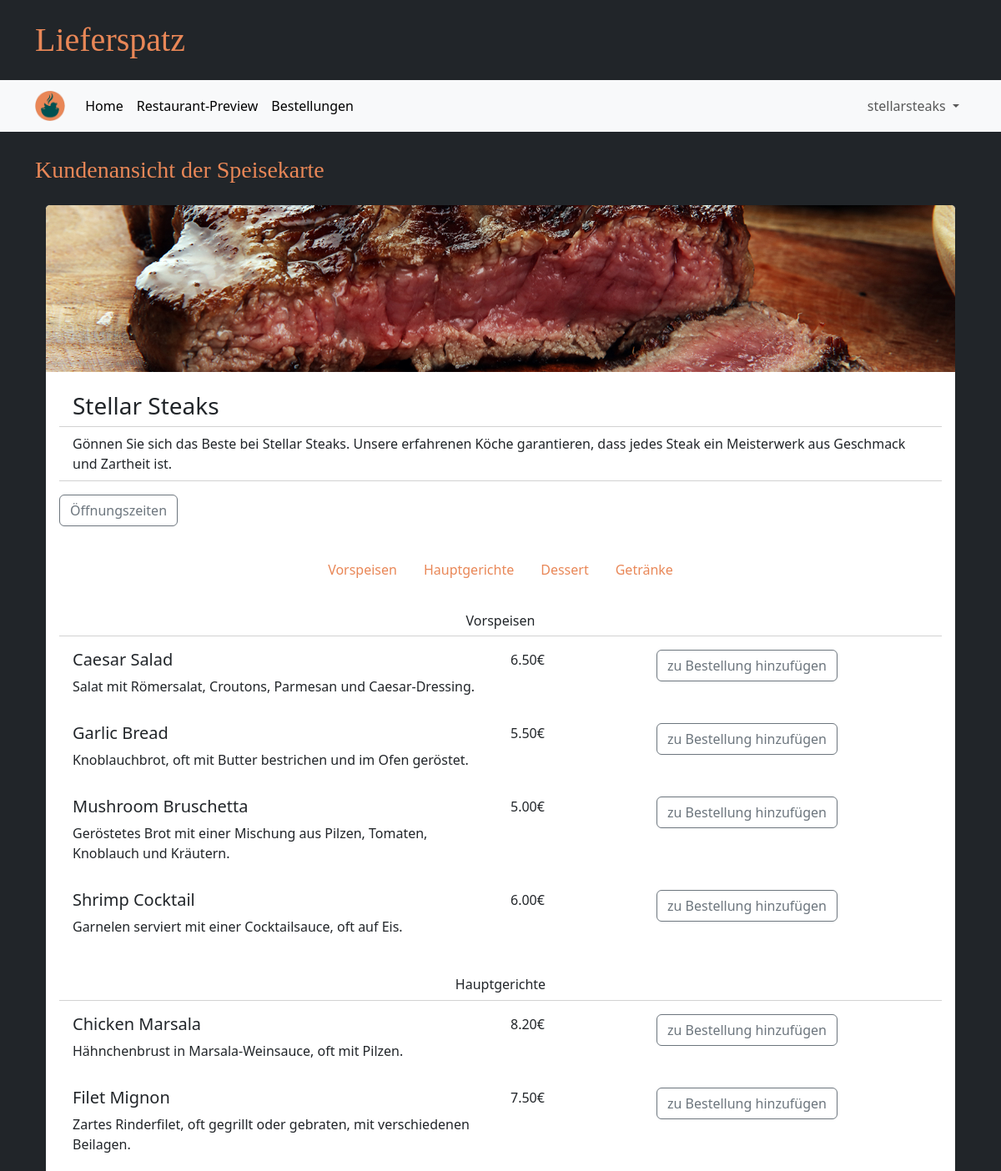
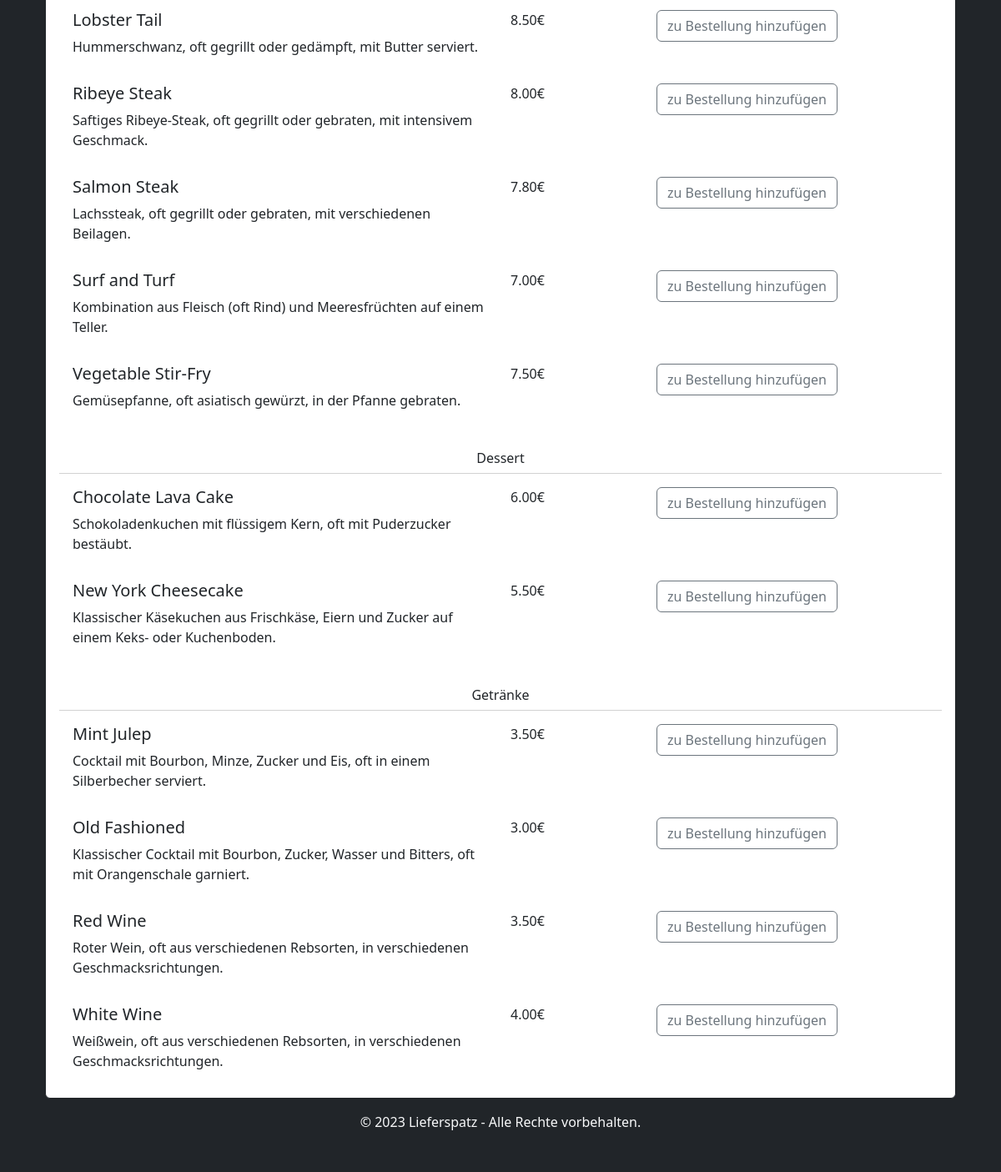
Screenshot of /menue_preview/stellarsteaks (signed in) with the database file from the repository (2 pictures, top to bottom).
### tables this page shows
CREATE TABLE GeschaeftsAccount(
            Username TEXT PRIMARY KEY NOT NULL,
            Passwort TEXT NOT NULL,
            Restaurantname TEXT NOT NULL,
            Beschreibung TEST NOT NULL,
            Strasse TEXT NOT NULL,
            Hausnummer INTEGER NOT NULL,
            Plz INTEGER NOT NULL
        );

CREATE TABLE Item(
            ID INTEGER NOT NULL,
            Restaurant TEXT NOT NULL,
            Name TEXT NOT NULL,
            Kategorie TEXT CHECK(Kategorie IN ('Vorspeise', 'Hauptgericht', 'Dessert', 'Getränk')),
            IBeschreibung TEXT NOT NULL DEFAULT '',
            Preis INTEGER NOT NULL,
            Deaktiviert INTEGER DEFAULT 0 CHECK(Deaktiviert IN (0, 1)),
            PRIMARY KEY (ID),
            FOREIGN KEY (Restaurant) REFERENCES GeschaeftsAccount(username),
            UNIQUE(Restaurant, Name, Kategorie, IBeschreibung, Preis)                 
        );

### main.py (the view)
@app.route("/menue_preview/<username>", methods=["GET", "POST"])
def menue_preview_page(username):
    if "user" in session:
        restaurant = database.get_restaurant(username)
        restaurant["times"] = database.get_business_hours(username)
        image_names = os.listdir(app.config['UPLOAD_FOLDER'])
        image_tuples = list(map(os.path.splitext, image_names))
        restaurant["image_path"] = "test1.jpeg"
        for index, value in enumerate(image_tuples):
            if username == value[0]:
                restaurant["image_path"] = 'business/' + value[0] + value[1]
                image_tuples.pop(index)
                break
        items = database.get_items(username)
        return render_template("menue_preview.html", restaurant=restaurant, items=items, weekdays=WEEKDAYS)
    else:
        return redirect(url_for("login_customer_page"))

### database.py (called while the page is built)
def getData(sql, params = ()):
    dbcon = sqlite3.connect("instance/db.db")
    cursor = dbcon.cursor()
    cursor.execute(sql, params)
    return cursor

def get_restaurant(username):
    request_pointer = getData("""SELECT Username, Restaurantname, Beschreibung, Strasse, Hausnummer, Plz
                              FROM GeschaeftsAccount
                              WHERE Username = ? """,(username,))
    result = request_pointer.fetchone()
    restaurant = {
            "username": result[0],
            "name": result[1],
            "description": result[2],
            "street": result[3],
            "housenumber": result[4],
            "postalcode": result[5]
        }
    return restaurant

def get_items(username):
    items = []
    request_pointer = getData("""SELECT *
                              FROM Item
                              WHERE Restaurant = ? AND Deaktiviert = 0
                              ORDER BY Kategorie DESC""", (username,))
    for entry in request_pointer.fetchall():
        item = {
            "id": entry[0],
            "restaurant": entry[1],
            "name": entry[2],
            "category": entry[3],
            "description": entry[4],
            "price": entry[5],
            "deactivated": entry[6]
        }
        items.append(item)
    return items

def get_business_hours(username):
    times = {}
    request_pointer = getData("""
        SELECT *
        FROM Oeffnungszeit
        WHERE GUsername = ?""",
        (username,))
    for entry in request_pointer.fetchall():
        times[entry[1]] = {
            "from": entry[2],
            "until": entry[3],
        }
    return times

### templates/menue_preview.html (shortened to what this page needs)
{% extends "base.html" %}
{% block heading %}Kundenansicht der Speisekarte{% endblock %}
{% block content %}
<div class="card border-dark">
      <img src="{{ url_for('static', filename=restaurant['image_path']) }}" class="card-img-top restau-image" alt="...">
      <div class="card-body">
        <h3 class="card-title card-header bg-transparent">{{ restaurant['name'] }}</h3>
        <p class="card-text card-header bg-transparent mb-3">{{ restaurant['description'] }}</p>
        <a class="btn btn-outline-secondary mb-2" data-bs-toggle="collapse" href="#collapseExample" role="button" aria-expanded="false" aria-controls="collapseExample">
          Öffnungszeiten
        </a>
        <ul class="nav nav-pills justify-content-center mt-4">
          <li class="nav-item">
            <a class="nav-link" href="#Vorspeisen">Vorspeisen</a>
          </li>
          <li class="nav-item">
            <a class="nav-link" href="#Hauptgerichte">Hauptgerichte</a>
          </li>
          <li class="nav-item">
            <a class="nav-link" href="#Dessert">Dessert</a>
          </li>
          <li class="nav-item">
            <a class="nav-link" href="#Getränke">Getränke</a>
          </li>
        </ul>
        <div class="mt-4">
          <h6 class ="text-center card-header bg-transparent">Vorspeisen</h6>
          {% for item in items %}
          {% if item['category'] == 'Vorspeise' %}
          <form class="card-body">
            <div class="row">
            <div class="col-6">
              <h5 class="card-titel">{{ item['name'] }}</h5>
              <p class="card-text">{{ item['description'] }}</p>
            </div>
              <p class="card-text col-2">{{ "%.2f" | format(item['price']/100) }}€</p>
            <div class="col-4">
            <button type="button" class="btn btn-outline-secondary">zu Bestellung hinzufügen</button>
          </div>
            </div>
          </form>
          {% endif %}
          {% endfor %}
        </div>
        <div class="mt-4">
          <h6 class ="text-center card-header bg-transparent">Hauptgerichte</h6>
          {% for item in items %}
          {% if item['category'] == 'Hauptgericht' %}
          <form class="card-body">
            <div class="row">
            <div class="col-6">
              <h5 class="card-titel">{{ item['name'] }}</h5>
              <p class="card-text">{{ item['description'] }}</p>
            </div>
              <p class="card-text col-2">{{ "%.2f" | format(item['price']/100) }}€</p>
            <div class="col-4">
            <button type="button" class="btn btn-outline-secondary">zu Bestellung hinzufügen</button>
          </div>
            </div>
          </form>
          {% endif %}
          {% endfor %}
        </div>
        <div class="mt-4">
          <h6 class ="text-center card-header bg-transparent">Dessert</h6>
          {% for item in items %}
          {% if item['category'] == 'Dessert' %}
          <form class="card-body">
            <div class="row">
            <div class="col-6">
              <h5 class="card-titel">{{ item['name'] }}</h5>
              <p class="card-text">{{ item['description'] }}</p>
            </div>
              <p class="card-text col-2">{{ "%.2f" | format(item['price']/100) }}€</p>
            <div class="col-4">
            <button type="button" class="btn btn-outline-secondary">zu Bestellung hinzufügen</button>
          </div>
            </div>
          </form>
          {% endif %}
          {% endfor %}
        </div>
        <div class="mt-4">
          <h6 class ="text-center card-header bg-transparent">Getränke</h6>
          {% for item in items %}
          {% if item['category'] == 'Getränk' %}
          <form class="card-body">
            <div class="row">
            <div class="col-6">
              <h5 class="card-titel">{{ item['name'] }}</h5>
              <p class="card-text">{{ item['description'] }}</p>
            </div>
              <p class="card-text col-2">{{ "%.2f" | format(item['price']/100) }}€</p>
            <div class="col-4">
            <button type="button" class="btn btn-outline-secondary">zu Bestellung hinzufügen</button>
          </div>
            </div>
          </form>
          {% endif %}
          {% endfor %}
        </div>
      </div>
{% endblock %}

### static/style.css (style rules this page uses)
.restau-image { height: 200px; object-fit: cover; }
.nav-pills a.nav-link { color: #e98757; }
.text-center { text-align: center; }

### rows the page displays
GeschaeftsAccount: name "Stellar Steaks", description "Gönnen Sie sich das Beste bei Stellar Steaks. Unsere erfahrenen Köche garantieren, dass jedes Steak ein Meisterwerk aus Geschmack und Zartheit ist."
Item: name "Caesar Salad", description "Salat mit Römersalat, Croutons, Parmesan und Caesar-Dressing.", item['price']/100 "6.50"
Item: name "Garlic Bread", description "Knoblauchbrot, oft mit Butter bestrichen und im Ofen geröstet.", item['price']/100 "5.50"
Item: name "Mushroom Bruschetta", description "Geröstetes Brot mit einer Mischung aus Pilzen, Tomaten, Knoblauch und Kräutern.", item['price']/100 "5.00"
Item: name "Shrimp Cocktail", description "Garnelen serviert mit einer Cocktailsauce, oft auf Eis.", item['price']/100 "6.00"
Item: name "Chicken Marsala", description "Hähnchenbrust in Marsala-Weinsauce, oft mit Pilzen.", item['price']/100 "8.20"
Item: name "Filet Mignon", description "Zartes Rinderfilet, oft gegrillt oder gebraten, mit verschiedenen Beilagen.", item['price']/100 "7.50"
Item: name "Lobster Tail", description "Hummerschwanz, oft gegrillt oder gedämpft, mit Butter serviert.", item['price']/100 "8.50"
Item: name "Ribeye Steak", description "Saftiges Ribeye-Steak, oft gegrillt oder gebraten, mit intensivem Geschmack.", item['price']/100 "8.00"
Item: name "Salmon Steak", description "Lachssteak, oft gegrillt oder gebraten, mit verschiedenen Beilagen.", item['price']/100 "7.80"
Item: name "Surf and Turf", description "Kombination aus Fleisch (oft Rind) und Meeresfrüchten auf einem Teller.", item['price']/100 "7.00"
Item: name "Vegetable Stir-Fry", description "Gemüsepfanne, oft asiatisch gewürzt, in der Pfanne gebraten.", item['price']/100 "7.50"
Item: name "Chocolate Lava Cake", description "Schokoladenkuchen mit flüssigem Kern, oft mit Puderzucker bestäubt.", item['price']/100 "6.00"
Item: name "New York Cheesecake", description "Klassischer Käsekuchen aus Frischkäse, Eiern und Zucker auf einem Keks- oder Kuchenboden.", item['price']/100 "5.50"
Item: name "Mint Julep", description "Cocktail mit Bourbon, Minze, Zucker und Eis, oft in einem Silberbecher serviert.", item['price']/100 "3.50"
Item: name "Old Fashioned", description "Klassischer Cocktail mit Bourbon, Zucker, Wasser und Bitters, oft mit Orangenschale garniert.", item['price']/100 "3.00"
Item: name "Red Wine", description "Roter Wein, oft aus verschiedenen Rebsorten, in verschiedenen Geschmacksrichtungen.", item['price']/100 "3.50"
Item: name "White Wine", description "Weißwein, oft aus verschiedenen Rebsorten, in verschiedenen Geschmacksrichtungen.", item['price']/100 "4.00"

### other values shown
{{ session['user'] }} "stellarsteaks"
